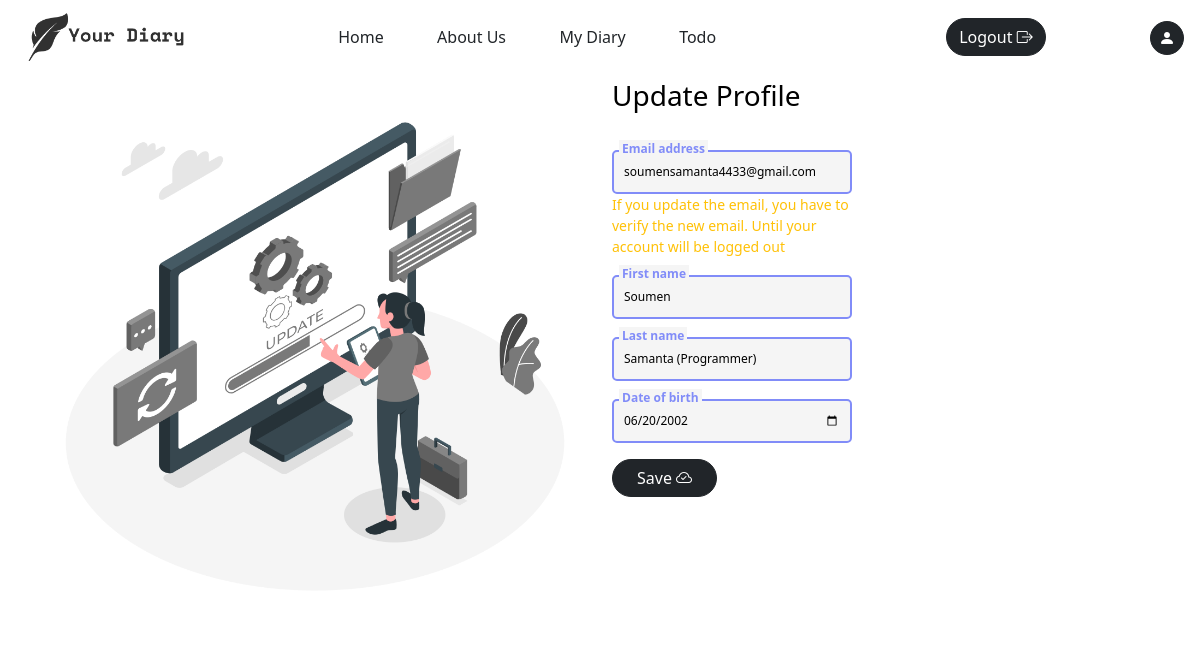
The page /profile/update/ (signed in) on the database as committed earlier.
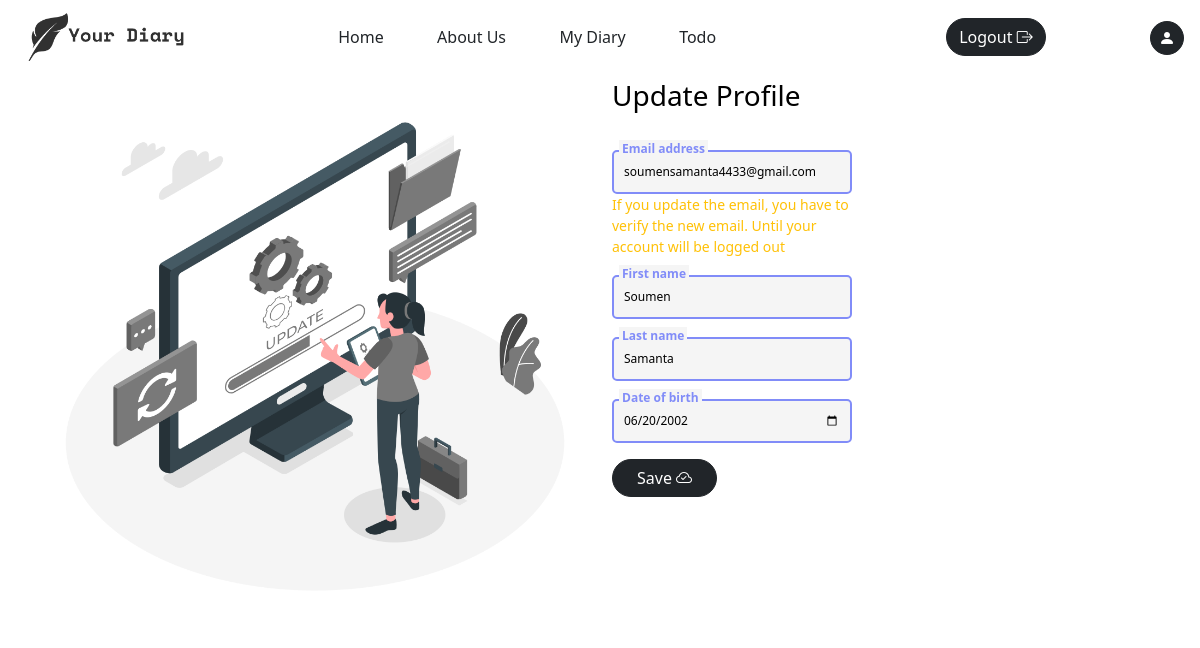
The same page on the database as committed later.
### diary/models.py (models this page shows, shortened)
class User(AbstractBaseUser):
    email = models.EmailField(
        verbose_name="email address",
        max_length=255,
        unique=True,
    )
    first_name = models.CharField(max_length=30)
    last_name = models.CharField(max_length=30)
    date_of_birth = models.DateField()
    is_active = models.BooleanField(default=True)
    is_admin = models.BooleanField(default=False)
    objects = MyUserManager()
    USERNAME_FIELD = "email"
    REQUIRED_FIELDS = ["first_name", "last_name", "date_of_birth"]

### diary/views.py (the view)
# urls.py: path('profile/update/', views.update_profile, name="updateProfile"),
@login_required(login_url="login")
def update_profile(request):
	context = {}
	if request.method == "POST":
		form = CustomUserChangeForm(request.POST, instance=request.user)
		print("user email: ", request.user.email)
		previous_email = request.user.email
		if form.is_valid():
			print("form email: ", form.cleaned_data['email'])
			if form.cleaned_data['email'] != previous_email:
				print("email changed")
				inactive_user = send_verification_email(request, form)
				email = form.cleaned_data['email']
				request.session['email'] = email
				messages.success(request, "Verify your email to complete the registration")
				return redirect("verificationMsg")
			form.save()
			messages.success(request, "You have updated your profile")
			return redirect("profile")
		else:
			context["form"] = form
			messages.error(request, "Error updating your profile")
			return redirect("profile")
	else:
		form = CustomUserChangeForm(instance=request.user)
		context["form"] = form
		return render(request, "update_profile.html", context)

### diary/forms.py
class CustomUserChangeForm(UserChangeForm):
	date_of_birth = forms.DateField(widget=forms.DateInput(attrs={'type': 'date', 'range': '1900-01-01, 2021-12-31'}))
	email = forms.EmailField(label="Email address",
						  widget=forms.EmailInput(attrs={'class': 'input' , 'placeholder':'Write here...'}))
	first_name = forms.CharField(label="First name",
						  widget=forms.TextInput(attrs={'class': 'input' ,'placeholder':'Write here...'}))
	last_name = forms.CharField(label="Last name",
						  widget=forms.TextInput(attrs={'class': 'input' ,'placeholder':'Write here...'}))
	date_of_birth = forms.DateField(widget=forms.DateInput(attrs={'type': 'date', 'class':'input', 'range': '1900-01-01, 2021-12-31'}))
	class Meta(UserChangeForm.Meta):
		model = User
		fields = ('email', 'first_name', 'last_name', 'date_of_birth')

### diary/context_processors.py (called while the page is built)
def site(request):
	site = Site.objects.first()  # replace this with your actual query
	return {'site': site}

### diary/templates/update_profile.html (shortened to what this page needs)
{% extends "base.html" %}
{% load static %}
{% load widget_tweaks %}
{% block css %}
	<link rel="stylesheet" href="{% static "css/update_profile.css" %}">
{% endblock css %}
{% block body %}
	<div class="container">
		<div class="row">
			<div class="col-sm-6">
				<img src="{% static 'media/Update-profile.png' %}" alt="Email sent" class="img-fluid">
			</div>
			<div class="col-sm-6">
				<div class="form-part">
					<p class="fs-3 fw-medium">Update Profile</p>
					<form method="post" class="update-form"  novalidate >{% csrf_token %}
						{% for field in form %}
                            {% if field.name != 'password' %}
                                <div class="coolinput">
                                    <label for="{{field.id_for_label}}" class="text">{{field.label}}</label>
									{% if field.name == 'email' %}
										{{field}}
										<small class="text-warning">If you update the email, you have to verify the new email. Until your account will be logged out </small>
									{% else %}
										{{field}}
									{% endif %}
                                </div>
                            {% endif %}
                        {% endfor %}
						<button type="submit" class="btn mt-3 px-4 {% if request.user.theme.theme == 'dark' %} btn-secondary {% else %} btn-dark {% endif %}" >Save <i class="bi bi-cloud-check"></i></button>
					</form>
				</div>
			</div>
		</div>
	</div>
{% endblock body %}

Rows that differ between the two databases and show on the page:
changed User "soumensamanta4433@gmail.com": last_name "Samanta (Programmer)" → "Samanta"
